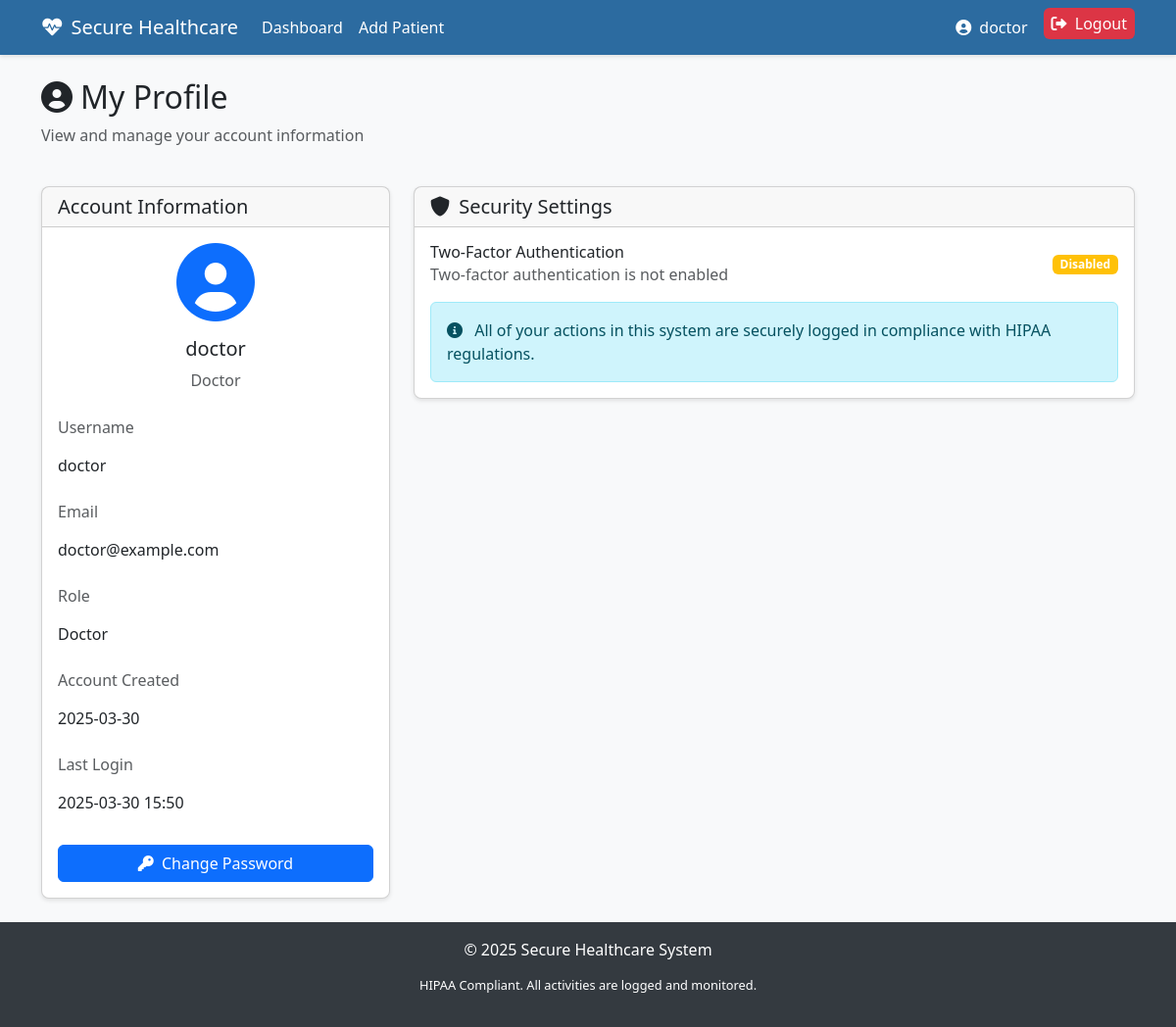
Page /profile (signed in) on the earlier database version.
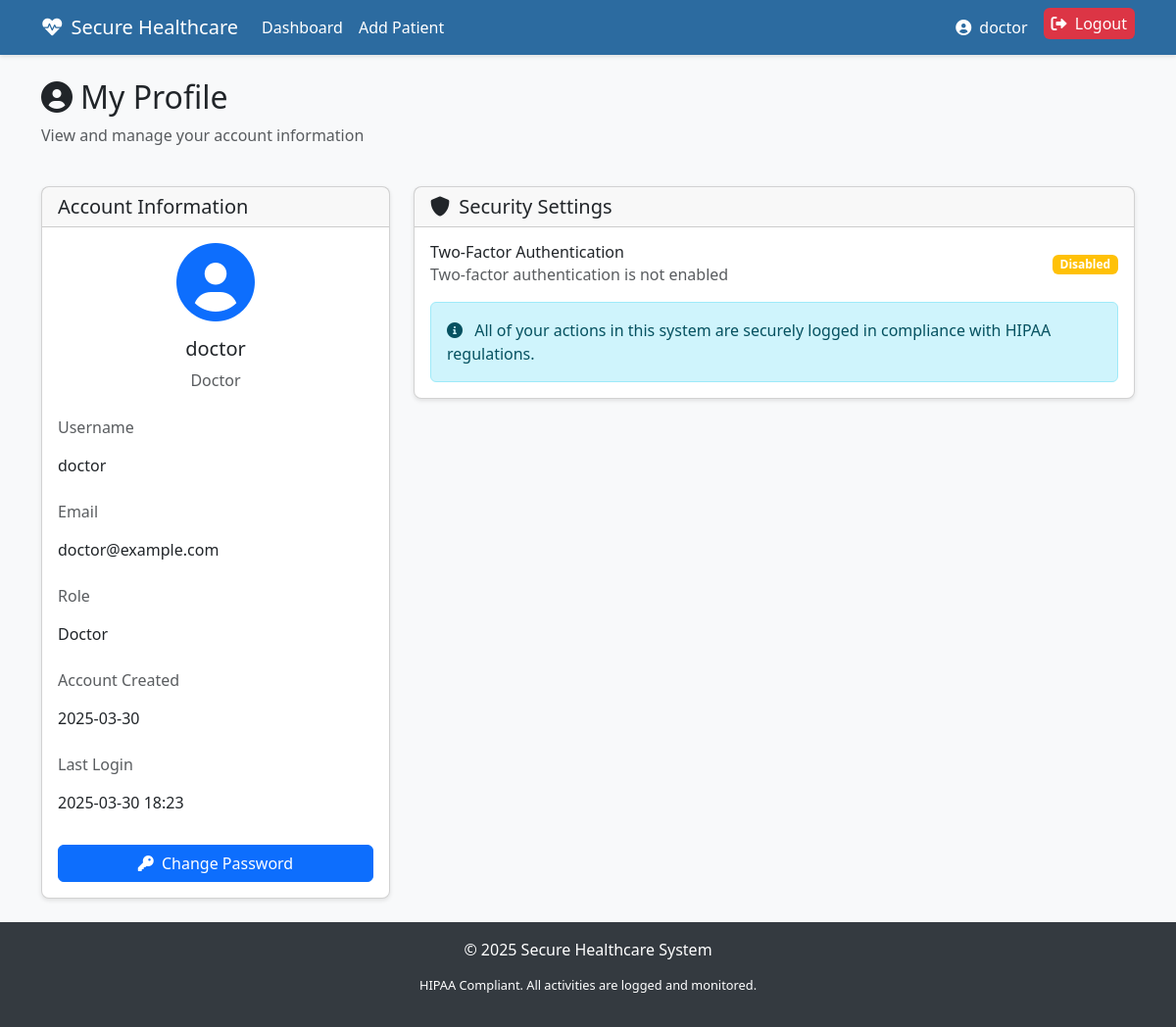
Same page on the later database version.
### app.py (models this page shows, shortened)
class User(db.Model, UserMixin):
    id = db.Column(db.Integer, primary_key=True)
    username = db.Column(db.String(80), unique=True, nullable=False)
    user_first_name = db.Column(db.String(80), nullable = False)
    user_last_name = db.Column(db.String(80), nullable = False)
    password_hash = db.Column(db.String(128), nullable=False)
    email = db.Column(db.String(120), unique=True, nullable=False)
    role = db.Column(db.String(20), nullable=False, default='patient')  # admin, doctor, patient
    totp_secret = db.Column(db.String(32), nullable=True)  # For 2FA
    is_active = db.Column(db.Boolean, default=True)
    created_at = db.Column(db.DateTime, default=datetime.utcnow)
    last_login = db.Column(db.DateTime, nullable=True)
    patient = db.relationship('Patient', backref='user', uselist=False)

### app.py (the view)
@app.route('/profile')
@login_required
def profile():
    patient = None
    if current_user.role == 'patient':
        patient = Patient.query.filter_by(user_id=current_user.id).first()
    return render_template('profile.html', patient=patient)

### app.py (called while the page is built)
@login_manager.user_loader
def load_user(user_id):
    return User.query.get(int(user_id))

@app.after_request
def add_security_headers(response):
    response.headers['X-Content-Type-Options'] = 'nosniff'
    response.headers['X-Frame-Options'] = 'SAMEORIGIN'
    response.headers['X-XSS-Protection'] = '1; mode=block'
    response.headers['Strict-Transport-Security'] = 'max-age=31536000; includeSubDomains'
    response.headers['Content-Security-Policy'] = "default-src 'self'; script-src 'self' cdn.jsdelivr.net; style-src 'self' cdn.jsdelivr.net; img-src 'self' data:;"
    response.headers['Referrer-Policy'] = 'strict-origin-when-cross-origin'
    return response

### templates/profile.html (shortened to what this page needs)
{% extends 'base.html' %}
{% block content %}
<div class="row mb-4">
    <div class="col">
        <h2><i class="fas fa-user-circle me-2"></i>My Profile</h2>
        <p class="text-muted">View and manage your account information</p>
    </div>
</div>
<div class="row">
    <div class="col-lg-4">
        <div class="card mb-4">
            <div class="card-header">
                <h5 class="mb-0">Account Information</h5>
            </div>
            <div class="card-body">
                <div class="text-center mb-4">
                    <div class="avatar-placeholder mb-3">
                        <i class="fas fa-user-circle fa-5x text-primary"></i>
                    </div>
                    <h5>{{ current_user.username }}</h5>
                    <p class="text-muted">{{ current_user.role.capitalize() }}</p>
                </div>
                <div class="mb-3">
                    <label class="form-label text-muted">Username</label>
                    <p class="form-control-plaintext">{{ current_user.username }}</p>
                </div>
                <div class="mb-3">
                    <label class="form-label text-muted">Email</label>
                    <p class="form-control-plaintext">{{ current_user.email }}</p>
                </div>
                <div class="mb-3">
                    <label class="form-label text-muted">Role</label>
                    <p class="form-control-plaintext">{{ current_user.role.capitalize() }}</p>
                </div>
                <div class="mb-3">
                    <label class="form-label text-muted">Account Created</label>
                    <p class="form-control-plaintext">{{ current_user.created_at.strftime('%Y-%m-%d') }}</p>
                </div>
                <div class="mb-3">
                    <label class="form-label text-muted">Last Login</label>
                    <p class="form-control-plaintext">{{ current_user.last_login.strftime('%Y-%m-%d %H:%M') if current_user.last_login else 'N/A' }}</p>
                </div>
                <div class="d-grid mt-4">
                    <a href="{{ url_for('change_password') }}" class="btn btn-primary">
                        <i class="fas fa-key me-1"></i> Change Password
                    </a>
                </div>
            </div>
        </div>
    </div>
    <div class="col-lg-8">
        <div class="card">
            <div class="card-header">
                <h5 class="mb-0">
                    <i class="fas fa-shield-alt me-1"></i> Security Settings
                </h5>
            </div>
            <div class="card-body">
                <div class="d-flex align-items-center justify-content-between mb-3">
                    <div>
                        <h6 class="mb-0">Two-Factor Authentication</h6>
                        <p class="text-muted mb-0">
                            {% if current_user.totp_secret %}
                            Two-factor authentication is enabled
                            {% else %}
                            Two-factor authentication is not enabled
                            {% endif %}
                        </p>
                    </div>
                    {% if current_user.totp_secret %}
                    <span class="badge bg-success">Enabled</span>
                    {% else %}
                    <span class="badge bg-warning">Disabled</span>
                    {% endif %}
                </div>
                <div class="alert alert-info mt-3 mb-0">
                    <i class="fas fa-info-circle me-2"></i> All of your actions in this system are securely logged in compliance with HIPAA regulations.
                </div>
            </div>
        </div>
    </div>
</div>
{% endblock %}

### templates/base.html (shortened to what this page needs)
<!DOCTYPE html>
<html lang="en">
<head>
    <link href="https://cdn.jsdelivr.net/npm/bootstrap@5.3.0-alpha1/dist/css/bootstrap.min.css" rel="stylesheet">
    <link rel="stylesheet" href="https://cdnjs.cloudflare.com/ajax/libs/font-awesome/6.0.0/css/all.min.css">
</head>
<body>
    <nav class="navbar navbar-expand-lg navbar-dark mb-4">
        <div class="container">
            <a class="navbar-brand" href="{{ url_for('index') }}">
                <i class="fas fa-heartbeat me-2"></i>Secure Healthcare
            </a>
            <div class="collapse navbar-collapse" id="navbarNav">
                <ul class="navbar-nav me-auto">
                    {% if current_user.is_authenticated %}
                        <li class="nav-item">
                            <a class="nav-link" href="{{ url_for('dashboard') }}">Dashboard</a>
                        </li>
                        {% if current_user.role == 'doctor' %}
                            <li class="nav-item">
                                <a class="nav-link" href="{{ url_for('add_patient') }}">Add Patient</a>
                            </li>
                        {% endif %}
                    {% endif %}
                </ul>
                <ul class="navbar-nav">
                    {% if current_user.is_authenticated %}
                        <li class="nav-item">
                            <a class="nav-link" href="{{ url_for('profile') }}">
                                <i class="fas fa-user-circle me-1"></i> {{ current_user.username }}
                            </a>
                        </li>
                        <li class="nav-item">
                            <a class="nav-link btn-logout py-1 px-2 ms-2 rounded" href="{{ url_for('logout') }}">
                                <i class="fas fa-sign-out-alt me-1"></i> Logout
                            </a>
                        </li>
                    {% endif %}
                </ul>
            </div>
        </div>
    </nav>
    <div class="container">
        {% block content %}{% endblock %}
    </div>
    <footer class="footer mt-auto py-3">
        <div class="container text-center">
            <span>© 2025 Secure Healthcare System</span>
            <p class="hipaa-notice">HIPAA Compliant. All activities are logged and monitored.</p>
        </div>
    </footer>
</body>
</html>

Differences in the rows shown:
changed User "doctor": last_login "2025-03-30 15:50" → "2025-03-30 18:23"
